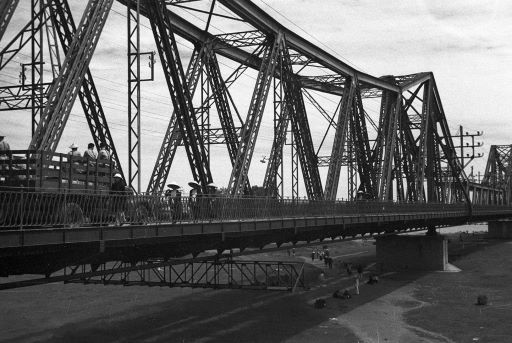
#> input picture Active Pedagogy/hanoi-1940-paul-doumer-bridge-2-small.jpg, 512 x 343 px
$ python POI.py
#> lines starting #> are read from the running program, lines starting #| are printed output that depends on the picture
import numpy as np
import cv2 as cv
import matplotlib.pyplot as plt
img2 = cv.imread('hanoi-1940-paul-doumer-bridge-2-small.jpg',cv.IMREAD_GRAYSCALE)          # queryImage
#> img2 is the input picture: shape (343, 512); min 0, max 255, mean 102.3
img1 = cv.imread('LB_pont_2_small.jpg',cv.IMREAD_GRAYSCALE) # trainImage
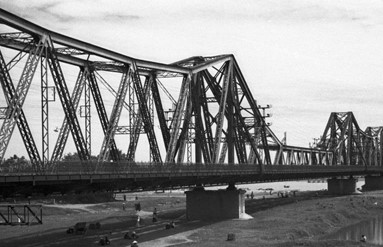
#> input picture Active Pedagogy/LB_pont_2_small.jpg, 383 x 247 px
#> img1 is the input picture: shape (247, 383); min 0, max 255, mean 137.6
# Initiate SIFT detector
sift = cv.SIFT_create()
# find the keypoints and descriptors with SIFT
kp1, des1 = sift.detectAndCompute(img1,None)
#> kp1 = 705 keypoints; strongest (x, y, size): (209, 93, 4.9), (252, 131, 3.5), (339, 131, 2.5), (193, 131, 2.2)
kp2, des2 = sift.detectAndCompute(img2,None)
#> kp2 = 1555 keypoints; strongest (x, y, size): (343, 86, 1.9), (58, 168, 1.9), (66, 43, 2.6), (82, 89, 2.4)
# BFMatcher with default params
bf = cv.BFMatcher()
matches = bf.knnMatch(des1,des2,k=2)
#> matches = 705 matches
# Apply ratio test
good = []
for m,n in matches:
    if m.distance < 0.75*n.distance:
        good.append([m])
#> after the loop, good = 28 matches
# cv.drawMatchesKnn expects list of lists as matches.
img3 = cv.drawMatchesKnn(img1,kp1,img2,kp2,good,None,flags=cv.DrawMatchesFlags_NOT_DRAW_SINGLE_POINTS)
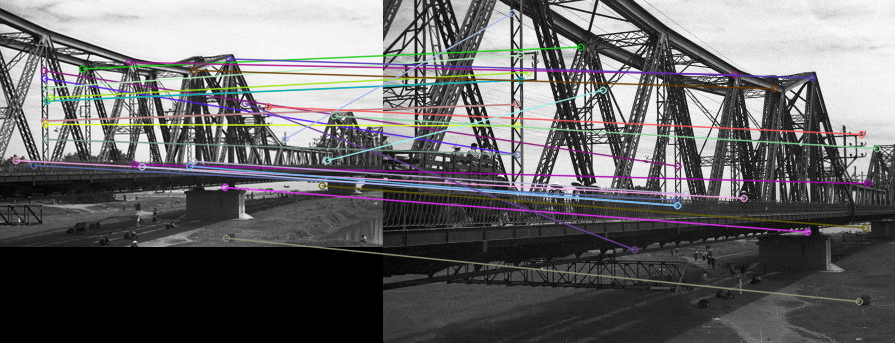
#> img3: shape (343, 895, 3); mean of channels 0, 1, 2 102.9, 101.6, 102.8; drawn as B, G, R
plt.imshow(img3),plt.show()
